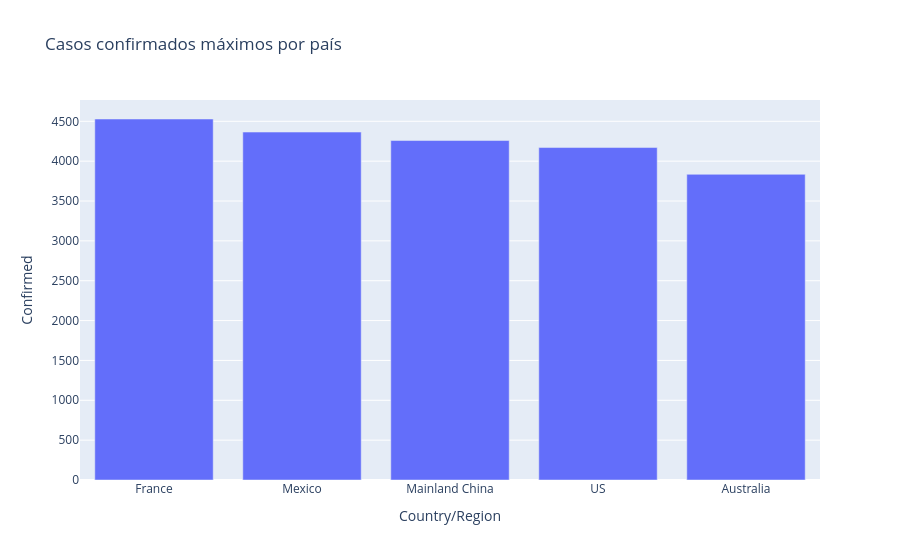

The notebook cell saved with this chart:
### Markdown cell above
### Ejercicio 2.9 — Visualización de barras

### Code cell
import plotly.express as px

fig = px.bar(
    casos_max_pais,
    x="Country/Region", y="Confirmed",
    title="Casos confirmados máximos por país"
)
fig.show()

### Figure 1 — Plotly figure (JSON) as saved in the notebook; plotly's stock layout.template omitted (floating-point values rounded to 4 significant figures)
{"data": [{"hovertemplate": "Country/Region=%{x}<br>Confirmed=%{y}<extra></extra>", "legendgroup": "", "marker": {"color": "#636efa", "pattern": {"shape": ""}}, "name": "", "orientation": "v", "showlegend": false, "textposition": "auto", "x": ["France", "Mexico", "Mainland China", "US", "Australia"], "xaxis": "x", "y": [4529, 4365, 4259, 4171, 3835], "yaxis": "y", "type": "bar"}], "layout": {"xaxis": {"anchor": "y", "domain": [0.0, 1.0], "title": {"text": "Country/Region"}}, "yaxis": {"anchor": "x", "domain": [0.0, 1.0], "title": {"text": "Confirmed"}}, "legend": {"tracegroupgap": 0}, "title": {"text": "Casos confirmados máximos por país"}, "barmode": "relative"}}
